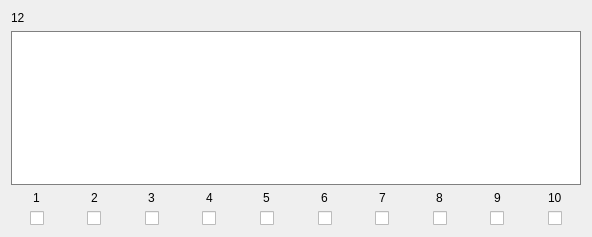
            <widget class="QWidget" name="scrollAreaWidgetContents_157">
             <property name="geometry">
              <rect>
               <x>0</x>
               <y>0</y>
               <width>592</width>
               <height>237</height>
              </rect>
             </property>
             <layout class="QVBoxLayout" name="verticalLayout_104">
              <item>
               <widget class="QLabel" name="Name_12">
                <property name="text">
                 <string>12</string>
                </property>
               </widget>
              </item>
              <item>
               <widget class="QTextEdit" name="Text_12">
                <property name="styleSheet">
                 <string notr="true">border: 1px solid gray</string>
                </property>
               </widget>
              </item>
              <item>
               <layout class="QHBoxLayout" name="horizontalLayout_15">
                <property name="bottomMargin">
                 <number>0</number>
                </property>
                <item>
                 <layout class="QVBoxLayout" name="verticalLayout_133">
                  <property name="rightMargin">
                   <number>0</number>
                  </property>
                  <property name="bottomMargin">
                   <number>0</number>
                  </property>
                  <item alignment="Qt::AlignHCenter">
                   <widget class="QLabel" name="label_112">
                    <property name="text">
                     <string>1</string>
                    </property>
                   </widget>
                  </item>
                  <item alignment="Qt::AlignHCenter">
                   <widget class="QCheckBox" name="Check_12_1">
                    <property name="text">
                     <string/>
                    </property>
                   </widget>
                  </item>
                 </layout>
                </item>
                <item>
                 <layout class="QVBoxLayout" name="verticalLayout_134">
                  <property name="rightMargin">
                   <number>0</number>
                  </property>
                  <property name="bottomMargin">
                   <number>0</number>
                  </property>
                  <item alignment="Qt::AlignHCenter">
                   <widget class="QLabel" name="label_113">
                    <property name="text">
                     <string>2</string>
                    </property>
                   </widget>
                  </item>
                  <item alignment="Qt::AlignHCenter">
                   <widget class="QCheckBox" name="Check_12_2">
                    <property name="text">
                     <string/>
                    </property>
                   </widget>
                  </item>
                 </layout>
                </item>
                <item>
                 <layout class="QVBoxLayout" name="verticalLayout_135">
                  <property name="rightMargin">
                   <number>0</number>
                  </property>
                  <property name="bottomMargin">
                   <number>0</number>
                  </property>
                  <item alignment="Qt::AlignHCenter">
                   <widget class="QLabel" name="label_114">
                    <property name="text">
                     <string>3</string>
                    </property>
                   </widget>
                  </item>
                  <item alignment="Qt::AlignHCenter">
                   <widget class="QCheckBox" name="Check_12_3">
                    <property name="text">
                     <string/>
                    </property>
                   </widget>
                  </item>
                 </layout>
                </item>
                <item>
                 <layout class="QVBoxLayout" name="verticalLayout_136">
                  <property name="rightMargin">
                   <number>0</number>
                  </property>
                  <property name="bottomMargin">
                   <number>0</number>
                  </property>
                  <item alignment="Qt::AlignHCenter">
                   <widget class="QLabel" name="label_115">
                    <property name="text">
                     <string>4</string>
                    </property>
                   </widget>
                  </item>
                  <item alignment="Qt::AlignHCenter">
                   <widget class="QCheckBox" name="Check_12_4">
                    <property name="text">
                     <string/>
                    </property>
                   </widget>
                  </item>
                 </layout>
                </item>
                <item>
                 <layout class="QVBoxLayout" name="verticalLayout_137">
                  <property name="rightMargin">
                   <number>0</number>
                  </property>
                  <property name="bottomMargin">
                   <number>0</number>
                  </property>
                  <item alignment="Qt::AlignHCenter">
                   <widget class="QLabel" name="label_116">
                    <property name="text">
                     <string>5</string>
                    </property>
                   </widget>
                  </item>
                  <item alignment="Qt::AlignHCenter">
                   <widget class="QCheckBox" name="Check_12_5">
                    <property name="text">
                     <string/>
                    </property>
                   </widget>
                  </item>
                 </layout>
                </item>
                <item>
                 <layout class="QVBoxLayout" name="verticalLayout_138">
                  <property name="rightMargin">
                   <number>0</number>
                  </property>
                  <property name="bottomMargin">
                   <number>0</number>
                  </property>
                  <item alignment="Qt::AlignHCenter">
                   <widget class="QLabel" name="label_117">
                    <property name="text">
                     <string>6</string>
                    </property>
                   </widget>
                  </item>
                  <item alignment="Qt::AlignHCenter">
                   <widget class="QCheckBox" name="Check_12_6">
                    <property name="text">
                     <string/>
                    </property>
                   </widget>
                  </item>
                 </layout>
                </item>
                <item>
                 <layout class="QVBoxLayout" name="verticalLayout_139">
                  <property name="rightMargin">
                   <number>0</number>
                  </property>
                  <property name="bottomMargin">
                   <number>0</number>
                  </property>
                  <item alignment="Qt::AlignHCenter">
                   <widget class="QLabel" name="label_118">
                    <property name="text">
                     <string>7</string>
                    </property>
                   </widget>
                  </item>
                  <item alignment="Qt::AlignHCenter">
                   <widget class="QCheckBox" name="Check_12_7">
                    <property name="text">
                     <string/>
                    </property>
                   </widget>
                  </item>
                 </layout>
                </item>
                <item>
                 <layout class="QVBoxLayout" name="verticalLayout_140">
                  <property name="rightMargin">
                   <number>0</number>
                  </property>
                  <property name="bottomMargin">
                   <number>0</number>
                  </property>
                  <item alignment="Qt::AlignHCenter">
                   <widget class="QLabel" name="label_119">
                    <property name="text">
                     <string>8</string>
                    </property>
                   </widget>
                  </item>
                  <item alignment="Qt::AlignHCenter">
                   <widget class="QCheckBox" name="Check_12_8">
                    <property name="text">
                     <string/>
                    </property>
                   </widget>
                  </item>
                 </layout>
                </item>
                <item>
                 <layout class="QVBoxLayout" name="verticalLayout_141">
                  <property name="rightMargin">
                   <number>0</number>
                  </property>
                  <property name="bottomMargin">
                   <number>0</number>
                  </property>
                  <item alignment="Qt::AlignHCenter">
                   <widget class="QLabel" name="label_120">
                    <property name="text">
                     <string>9</string>
                    </property>
                   </widget>
                  </item>
                  <item alignment="Qt::AlignHCenter">
                   <widget class="QCheckBox" name="Check_12_9">
                    <property name="text">
                     <string/>
                    </property>
                   </widget>
                  </item>
                 </layout>
                </item>
                <item>
                 <layout class="QVBoxLayout" name="verticalLayout_142">
                  <property name="rightMargin">
                   <number>0</number>
                  </property>
                  <property name="bottomMargin">
                   <number>0</number>
                  </property>
                  <item alignment="Qt::AlignHCenter">
                   <widget class="QLabel" name="label_121">
                    <property name="text">
                     <string>10</string>
                    </property>
                   </widget>
                  </item>
                  <item alignment="Qt::AlignHCenter">
                   <widget class="QCheckBox" name="Check_12_10">
                    <property name="text">
                     <string/>
                    </property>
                   </widget>
                  </item>
                 </layout>
                </item>
               </layout>
              </item>
             </layout>
            </widget>
